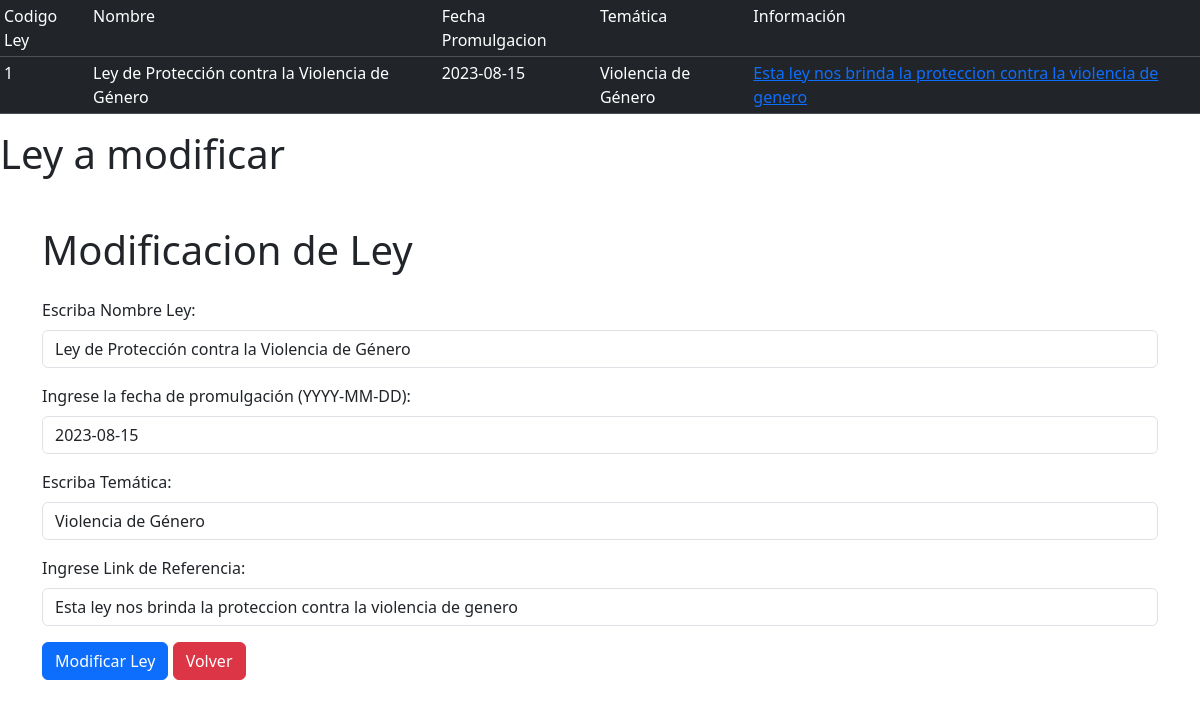
Page /controlador/leyModifica.php?cod=1 on the earlier database version.
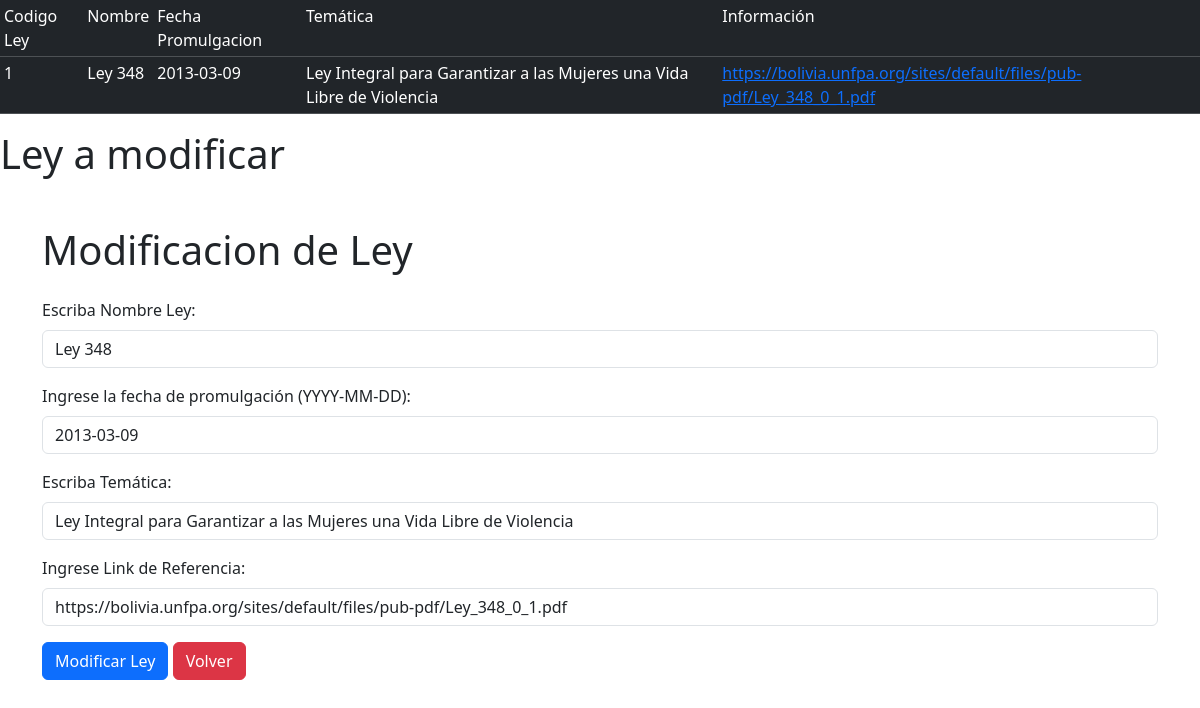
Same page on the later database version.
### tables this page shows
CREATE TABLE `ley_normativa` (
  `codLey` int(11) NOT NULL,
  `nombre` varchar(100) DEFAULT NULL,
  `fecha_promulgacion` date DEFAULT NULL,
  `tematica` varchar(300) DEFAULT NULL,
  `informacion` varchar(300) DEFAULT NULL,
  `ci` int(11) DEFAULT NULL
);

### controlador/leyModifica.php (called while the page is built, shortened)
<?php
$cod = $_GET['cod'];
include("../modelo/Ley_NormativaClase.php");
$car = new Ley_Normativa($cod, "", "", "", "");
$res = $car->lista_especifica();
$reg = $res->fetch_assoc();
$nom = $reg['nombre'];
$fecha = $reg['fecha_promulgacion'];
$tematica = $reg['tematica'];
$inf = $reg['informacion'];
include("../vista/LeyModifica.php");
?>

### modelo/Ley_NormativaClase.php (called while the page is built, shortened)
<?php
class Ley_Normativa{
    private $codLey;
    public function lista(){
        include("conexion.php");
        $db=new Conexion();
        $sql=$db->query("SELECT * FROM ley_normativa");
        return ($sql);
    }public function lista_especifica(){
        $db=new Conexion();
        $sql=$db->query("SELECT * FROM ley_normativa where codLey=$this->codLey");
        return ($sql);
    }
    public function setcodLey($codLey){
        $this->codLey=$codLey;
    }
}
?>

### vista/LeyModifica.php (the view, shortened to what this page needs)
<!DOCTYPE html>
<html lang="en">
<head>
    <link href="https://cdn.jsdelivr.net/npm/bootstrap@5.3.1/dist/css/bootstrap.min.css" rel="stylesheet">
</head>
<body>
    <table  class="table table-dark table-sm">
        <tr>
            <td>Codigo Ley</td>
            <td>Nombre</td>
            <td>Fecha Promulgacion</td>
            <td>Temática</td>
            <td>Información</td>
        </tr>
        <?php
                echo "<tr>";
                echo "<td>".$cod."</td>";
                echo "<td>".$nom."</td>";
                echo "<td>".$fecha."</td>";
                echo "<td>".$tematica."</td>";
                echo '<td><a href="' . $inf . '">' . $inf . '</a></td>';
                echo "</tr>";
        ?>
    </table>
    <h1>Ley a modificar</h1>
    <div class="container mt-5">
        <form action="" method="POST">
            <h1 class="mb-4">Modificacion de Ley</h1>
            <div class="mb-3">
                <label for="nom" class="form-label">Escriba Nombre Ley:</label>
                <input type="text" class="form-control" name="nom" id="nom" value="<?php echo $nom; ?>">
            </div>
            <div class="mb-3">
                <label for="fechaPromulgacion" class="form-label">Ingrese la fecha de promulgación (YYYY-MM-DD):</label>
                <input type="text" class="form-control" id="fechaPromulgacion" name="fechaPromulgacion" value="<?php echo $fecha; ?>" pattern="\d{4}-\d{2}-\d{2}" required>
            </div>
            <div class="mb-3">
                <label for="tem" class="form-label">Escriba Temática:</label>
                <input type="text" class="form-control" name="tem" id="tem" value="<?php echo $tematica; ?>">
            </div>
            <div class="mb-3">
                <label for="ref" class="form-label">Ingrese Link de Referencia:</label>
                <input type="text" class="form-control" name="ref" id="ref" value="<?php echo $inf; ?>">
            </div>
            <button type="submit" class="btn btn-primary" name="ModificarLey">Modificar Ley</button>
            <button type="button" class="btn btn-danger" onclick="window.location.href='../controlador/leyLista.php'">Volver</button>
        </form>
    </div>
</body>
</html>

Differences in the rows shown:
changed ley_normativa: nombre "Ley de Protección contra la Violencia de Género" → "Ley 348"; fecha_promulgacion "2023-08-15" → "2013-03-09"; tematica "Violencia de Género" → "Ley Integral para Garantizar a las Mujeres una Vida Libre de Violencia"; informacion "Esta ley nos brinda la proteccion contra la violencia de genero" → "https://bolivia.unfpa.org/sites/default/files/pub-pdf/Ley_348_0_1.pdf"; nom "Ley de Protección contra la Violencia de Género" → "Ley 348"; fechaPromulgacion "2023-08-15" → "2013-03-09"; tem "Violencia de Género" → "Ley Integral para Garantizar a las Mujeres una Vida Libre de Violencia"; ref "Esta ley nos brinda la proteccion contra la violencia de genero" → "https://bolivia.unfpa.org/sites/default/files/pub-pdf/Ley_348_0_1.pdf"
